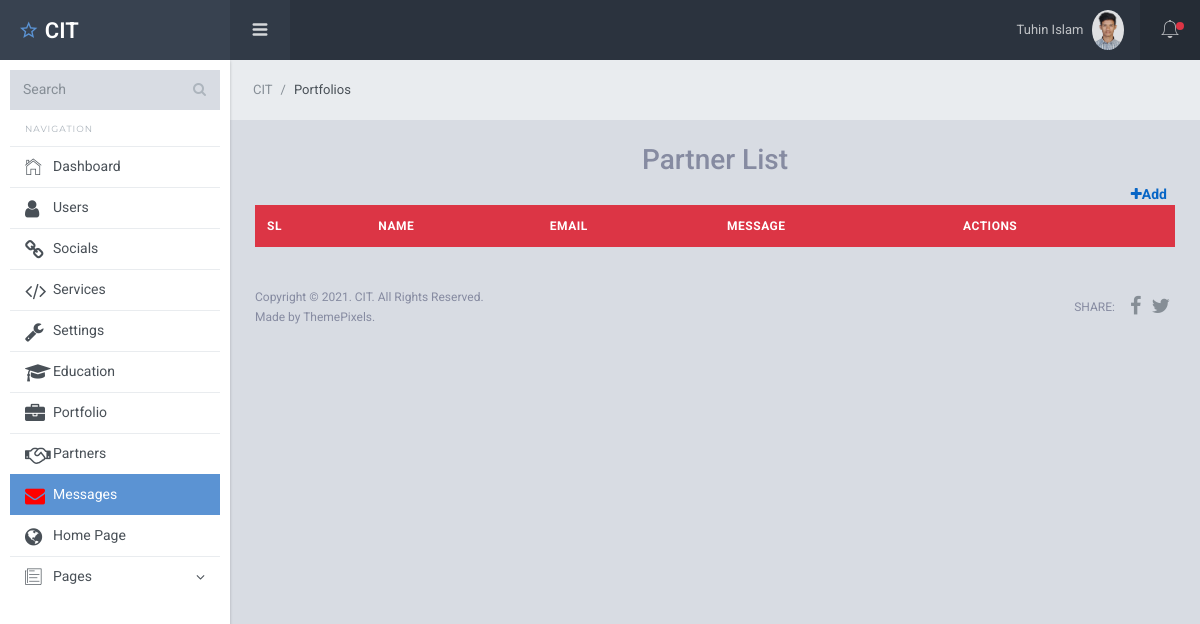
/dashboard/message.php (signed in), run on an earlier commit of the app's database.
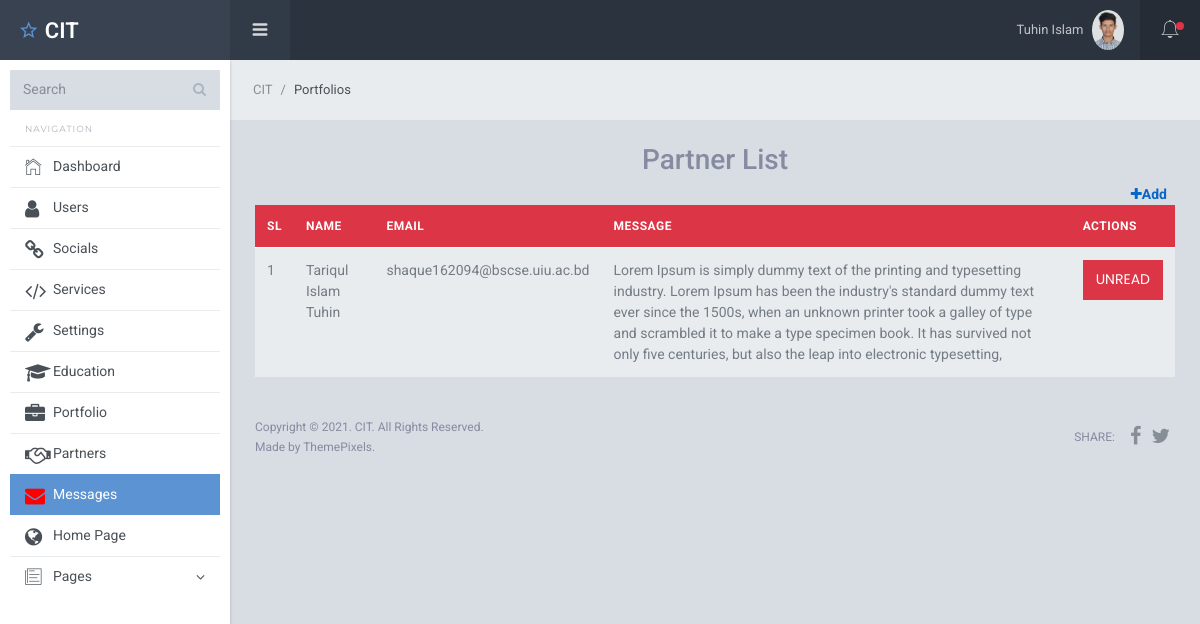
And on a later commit of the database.
### tables this page shows
CREATE TABLE `messages` (
  `id` int(10) UNSIGNED NOT NULL,
  `name` varchar(255) NOT NULL,
  `email` varchar(255) NOT NULL,
  `message` text NOT NULL,
  `status` tinyint(4) NOT NULL DEFAULT 1
);

### dashboard/message.php (the view, shortened to what this page needs)
<?php
	require_once "header.php";
	$messages_query = mysqli_query($connection,"SELECT * FROM `messages`");
?>
	<link rel="stylesheet" type="text/css" href="https://cdn.datatables.net/1.10.23/css/jquery.dataTables.css">
	<nav class="breadcrumb sl-breadcrumb">
	    <a class="breadcrumb-item" href="index.php">CIT</a>
	    <span class="breadcrumb-item active">Portfolios</span>
	</nav>
<div class="sl-pagebody">
<h3 class="text-center">Partner List</h3>
<div class="text-right mr-2 fw-3">
	<strong><a class="text-right" href="partner-add.php">
	<i class="fa fa-plus"></i>Add</a></strong>
</div>
	<div class="table-wrapper">
    <table class="table display responsive nowrap" >
    <thead class="bg-danger text-center">
        <tr>
        	<th>SL</th>
            <th>Name</th>
            <th>Email</th>
            <th>Message</th>
            <th>Actions</th>
        </tr>
    </thead>
    <tbody>
   <?php
        foreach ($messages_query as $key => $value) { ?>
	    	<tr <?php if ($value['status']==1): ?>
	    		style="font-weight: bold;"
	    	<?php endif ?> >
	        	<td><label><?=++$key?></label></td>
	            <td><?=$value['name']?></td>
	            <td><?=$value['email']?></td>
	            <td><?=$value['message']?></td>
	            <td >
	            	<a href="message-read.php?id=<?=$value['id'] ?>" class="btn btn-danger"><?php if ($value['status']==1): echo "Read";
	            	else: echo "Unread"; endif; ?> </a>
	            </td>
	        </tr>
   <?php } ?>
 	</tbody>
   </table>
  </div>
<?php require_once 'footer.php' ?>

What changed in the data, as far as the page shows it:
added messages: name "Tariqul Islam Tuhin", email "shaque162094@bscse.uiu.ac.bd", message "Lorem Ipsum is simply dummy text of the printing and typesetting industry. Lorem Ipsum has been the industry's standard dummy text ever since the 1500s, when an unknown printer took a galley of type and scrambled it to make a type specimen book. It has survived not only five centuries, but also the leap into electronic typesetting,", status "UNREAD"
